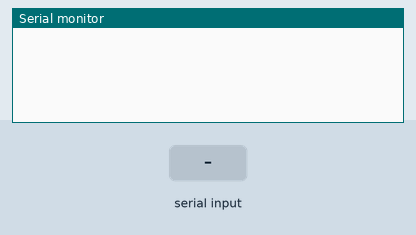
The sketch below on a simulated Arduino Uno, built with avr-gcc and run on an emulated ATmega328P. On the bench: the last lines printed to the serial monitor. Inputs (shaded band) come from the test bench.

Above: at 1.2 s.
1.3 s: "w" received over Serial
At 2.5 s:
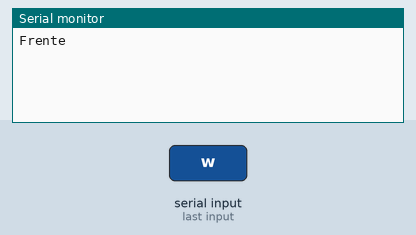
2.8 s: "s" received over Serial
At 3.6 s:
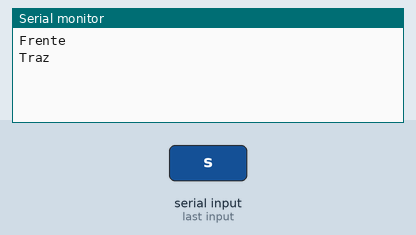
4.3 s: "a" received over Serial
At 4.8 s:
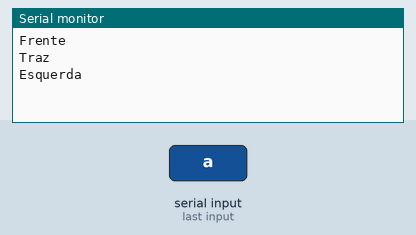
5.8 s: "d" received over Serial
At 7.1 s:
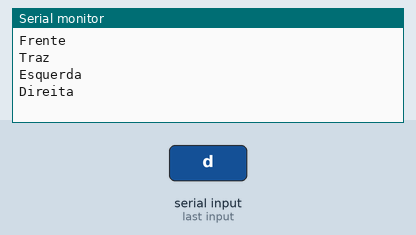

Measured:
- after the input at 1.3 s, the serial monitor: prints a new line at once (image 1)
- after the input at 2.8 s, the serial monitor: prints a new line at once (image 2)
- after the input at 4.3 s, the serial monitor: prints a new line at once (image 3)
- after the input at 5.8 s, the serial monitor: prints a new line at once (image 4)

The sketch:

L298N_motor_driver.ino
```cpp
int motor1pin1 = 8;
int motor1pin2 = 9;

int motor2pin1 = 10;
int motor2pin2 = 11;

void setup(){
  Serial.begin(9600);
  Serial.flush();
}

void loop(){
  if (Serial.available() > 0) {
    char rxChar = Serial.read();
    switch (rxChar) {
      case 'w':
      case 'W':
        Serial.println("Frente");
        digitalWrite(motor1pin1, HIGH);
        digitalWrite(motor1pin2, LOW);

        digitalWrite(motor2pin1, HIGH);
        digitalWrite(motor2pin2, LOW);
        delay(1000);
        break;
      case 's':
      case 'S':
        Serial.println("Traz");
        digitalWrite(motor1pin1, LOW);
        digitalWrite(motor1pin2, HIGH);

        digitalWrite(motor2pin1, LOW);
        digitalWrite(motor2pin2, HIGH);
        delay(1000);
        break;
      case 'a':
      case 'A':
        Serial.println("Esquerda");
        digitalWrite(motor1pin1, HIGH);
        digitalWrite(motor1pin2, LOW);

        digitalWrite(motor2pin1, LOW);
        digitalWrite(motor2pin2, HIGH);
        delay(1000);
        break;
      case 'd':
      case 'D':
        Serial.println("Direita");
        digitalWrite(motor1pin1, LOW);
        digitalWrite(motor1pin2, HIGH);

        digitalWrite(motor2pin1, HIGH);
        digitalWrite(motor2pin2, LOW);
        delay(1000);
        break;
      default:
        digitalWrite(motor1pin1, LOW);
        digitalWrite(motor1pin2, LOW);

        digitalWrite(motor2pin1, LOW);
        digitalWrite(motor2pin2, LOW);
    }
  }
}
```
